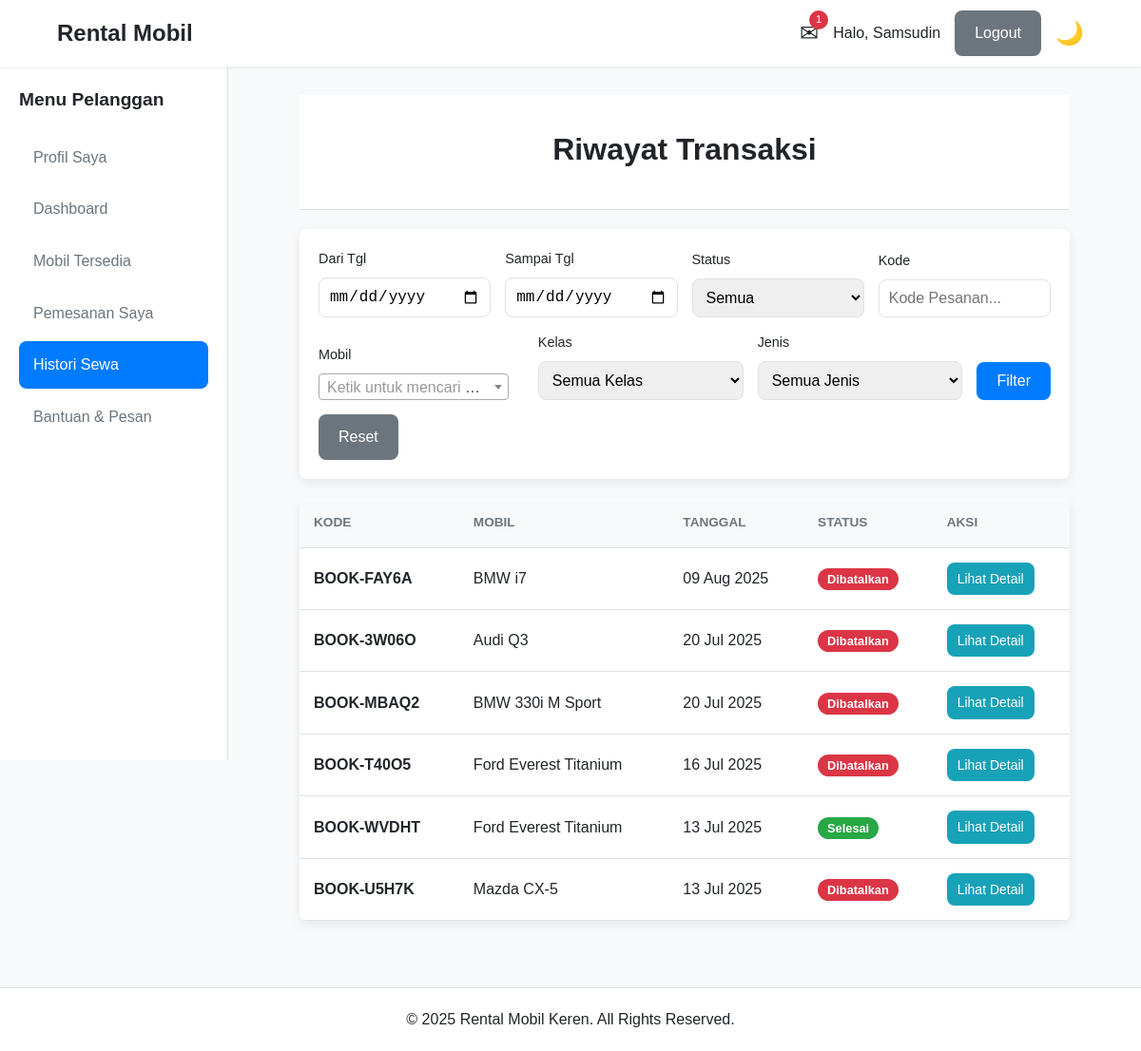
Page /admin/history.php (signed in) on the earlier database version.
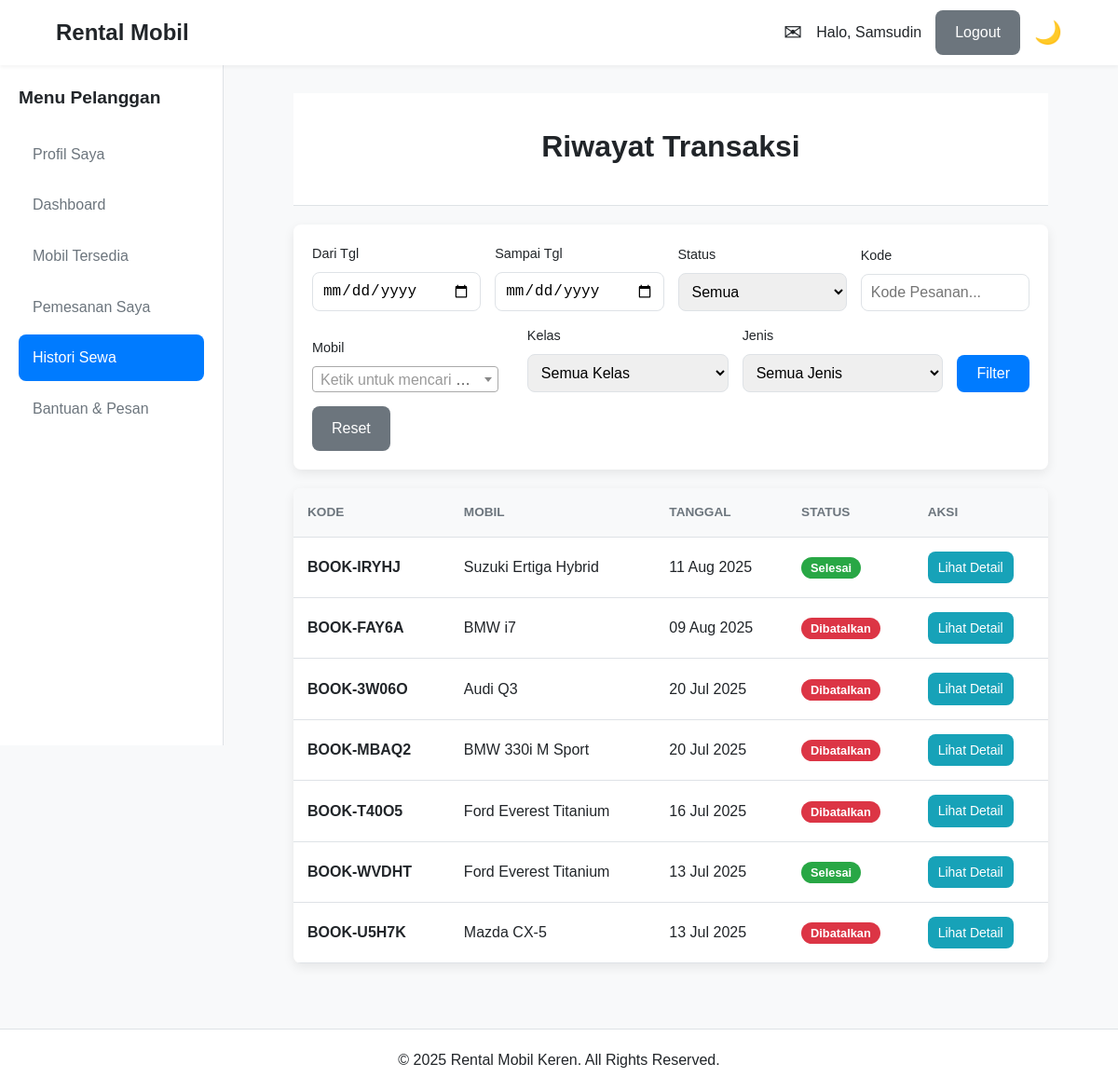
Same page on the later database version.
### tables this page shows
CREATE TABLE `pemesanan` (
  `id_pemesanan` int(11) NOT NULL,
  `kode_pemesanan` varchar(10) NOT NULL,
  `id_pengguna` int(11) NOT NULL,
  `id_mobil` int(11) NOT NULL,
  `tanggal_mulai` datetime NOT NULL,
  `tanggal_selesai` datetime NOT NULL,
  `tanggal_pengembalian` datetime DEFAULT NULL,
  `total_biaya` decimal(12,2) NOT NULL,
  `total_denda` decimal(12,2) DEFAULT 0.00,
  `total_biaya_diajukan` decimal(12,2) DEFAULT NULL,
  `status_pemesanan` enum('Menunggu Pembayaran','Menunggu Verifikasi','Dikonfirmasi','Berjalan','Selesai','Dibatalkan','Pengajuan Pembatalan','Pengajuan Ambil Cepat','Menunggu Pembayaran Denda','Pengajuan Ditolak') NOT NULL,
  `alasan_pembatalan` text DEFAULT NULL,
  `rekening_pembatalan` varchar(50) DEFAULT NULL,
  `rating_pengguna` int(1) DEFAULT NULL,
  `review_pelanggan` text DEFAULT NULL,
  `catatan_admin` varchar(255) DEFAULT NULL,
  `waktu_pengambilan` datetime DEFAULT NULL,
  `waktu_pengembalian` datetime DEFAULT NULL,
  `batas_pembayaran` datetime DEFAULT NULL,
  `tgl_mulai_diajukan` datetime DEFAULT NULL,
  `tanggal_pemesanan` timestamp NOT NULL DEFAULT current_timestamp(),
  `updated_at` timestamp NOT NULL DEFAULT current_timestamp() ON UPDATE current_timestamp()
);

CREATE TABLE `mobil` (
  `id_mobil` int(11) NOT NULL,
  `plat_nomor` varchar(10) NOT NULL,
  `merk` varchar(50) NOT NULL,
  `model` varchar(50) NOT NULL,
  `tahun` year(4) NOT NULL,
  `jenis_mobil` varchar(50) DEFAULT NULL,
  `harga_sewa_harian` decimal(10,2) NOT NULL,
  `denda_per_hari` decimal(10,2) NOT NULL,
  `status` enum('Tersedia','Disewa','Perawatan','Tidak Aktif','Dipesan') NOT NULL DEFAULT 'Tersedia',
  `gambar_mobil` varchar(255) DEFAULT NULL,
  `spesifikasi` text DEFAULT NULL,
  `kelas_mobil` enum('Low level','Mid level','High level','Luxury') DEFAULT 'Mid level',
  `updated_at` timestamp NOT NULL DEFAULT current_timestamp() ON UPDATE current_timestamp()
);

### admin/history.php (the view, shortened to what this page needs)
<?php
require_once '../includes/config.php';
require_once '../includes/header.php';
$role_session = $_SESSION['role'];
$id_pengguna_session = $_SESSION['id_pengguna'];
$tgl_awal = $_GET['tgl_awal'] ?? '';
$tgl_akhir = $_GET['tgl_akhir'] ?? '';
$kode_pesanan = $_GET['kode_pesanan'] ?? '';
$sql = "SELECT p.*, pg.nama_lengkap, m.merk, m.model, m.gambar_mobil
        FROM pemesanan p
        JOIN pengguna pg ON p.id_pengguna = pg.id_pengguna
        JOIN mobil m ON p.id_mobil = m.id_mobil
        WHERE 1=1";
$params = [];
if ($role_session === 'Pelanggan') {
    $sql .= " AND p.id_pengguna = ?";
    $params[] = $id_pengguna_session;
}
$sql .= " ORDER BY p.tanggal_pemesanan DESC";
try {
    $stmt = $pdo->prepare($sql);
    $stmt->execute($params);
    $histories = $stmt->fetchAll();
} catch (PDOException $e) { $histories = []; }
?>
<div class="page-header">
    <h1>Riwayat Transaksi</h1>
</div>
<div class="filter-container">
    <form action="" method="GET" class="filter-form">
        <div class="form-group"><label>Dari Tgl</label><input type="date" name="tgl_awal" value="<?= htmlspecialchars($tgl_awal) ?>"></div>
        <div class="form-group"><label>Sampai Tgl</label><input type="date" name="tgl_akhir" value="<?= htmlspecialchars($tgl_akhir) ?>"></div>
        <div class="form-group"><label>Status</label>
            <select name="status"><option value="">Semua</option>
            </select>
        </div>
        <div class="form-group"><label>Kode</label><input type="text" name="kode_pesanan" placeholder="Kode Pesanan..." value="<?= htmlspecialchars($kode_pesanan) ?>"></div>
        <div class="form-group"><label>Mobil</label>
        </div>
        <div class="form-group"><label>Kelas</label>
            <select name="kelas_mobil"><option value="">Semua Kelas</option>
            </select>
        </div>
        <div class="form-group"><label>Jenis</label>
            <select name="jenis"><option value="">Semua Jenis</option>
            </select>
        </div>
        <button type="submit" class="btn btn-primary">Filter</button>
        <a href="history.php" class="btn btn-secondary">Reset</a>
    </form>
</div>
<?php
$live_context = '';
$live_last_update = '';
if ($role_session === 'Pelanggan') {
    $live_context = 'pelanggan_pemesanan';
    $last_update_stmt = $pdo->prepare("SELECT MAX(tanggal_pemesanan) FROM pemesanan WHERE id_pengguna = ?");
    $last_update_stmt->execute([$id_pengguna_session]);
    $live_last_update = $last_update_stmt->fetchColumn();
} else {
    $live_context = 'admin_pemesanan';
    $live_last_update = $pdo->query("SELECT MAX(tanggal_pemesanan) FROM pemesanan")->fetchColumn();
}
?>
<div class="table-container"
     data-live-context="<?= $live_context ?>"
     data-live-total="<?= count($histories) ?>"
     data-live-last-update="<?= $live_last_update ?>">
    <table>
        <thead>
            <tr>
                <th>Kode</th>
                <th>Mobil</th>
                <th>Tanggal</th>
                <th>Status</th>
                <th>Aksi</th>
            </tr>
        </thead>
        <tbody>
            <?php if (!empty($histories)): ?>
                <?php foreach ($histories as $history): ?>
                    <tr>
                        <td><strong><?= htmlspecialchars($history['kode_pemesanan']) ?></strong></td>
                        <td><?= htmlspecialchars($history['merk'] . ' ' . $history['model']) ?></td>
                        <td><?= date('d M Y', strtotime($history['tanggal_pemesanan'])) ?></td>
                        <td><span class="status-badge status-<?= strtolower(str_replace(' ', '-', $history['status_pemesanan'])) ?>"><?= htmlspecialchars($history['status_pemesanan']) ?></span></td>
                        <td>
                            <a href="<?= BASE_URL ?>actions/pemesanan/detail.php?id=<?= $history['id_pemesanan'] ?>" class="btn btn-info btn-sm">Lihat Detail</a>
                        </td>
                    </tr>
                <?php endforeach; ?>
            <?php else: ?>
                <tr><td colspan="7">Tidak ada riwayat yang ditemukan sesuai kriteria.</td></tr>
            <?php endif; ?>
        </tbody>
    </table>
</div>
<?php require_once '../includes/footer.php'; ?>

Differences in the rows shown:
added pemesanan: kode_pemesanan "BOOK-IRYHJ", id_mobil.model "Suzuki Ertiga Hybrid", tanggal_pemesanan "11 Aug 2025", status_pemesanan "Selesai"
Other differences:
$jumlah_pesan_baru: "1" → (not shown)
